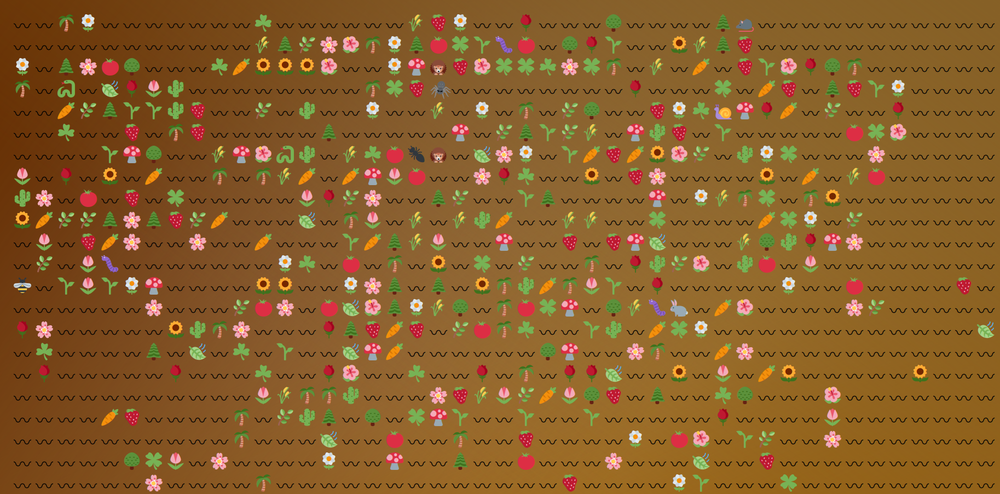
#> input picture my_tests/test.png, 1000 x 494 px, shrunk from 1827 x 902 before the run
$ python matches_faster.py
#> lines starting #> are read from the running program, lines starting #| are printed output that depends on the picture; after the words box and inside, x2 and y2 are one past the last pixel; in counts of white or black regions, pixels touching at a corner belong together; long printed decimals are rounded
import cv2
import numpy as np
import time

image = cv2.imread('test.png', cv2.IMREAD_COLOR)
#> image is the input picture: shape (494, 1000, 3); mean B, G, R 42.6, 94.9, 136.8
template = cv2.imread('4.png', cv2.IMREAD_COLOR)
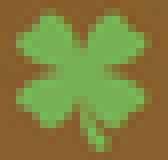
#> input picture my_tests/4.png, 21 x 20 px, shrunk from 39 x 37 before the run (shown 8 times larger)
#> template is the input picture: shape (20, 21, 3); mean B, G, R 61, 128.6, 128.9

h, w = template.shape[:2]
#> h = 20; w = 21

method = cv2.TM_CCOEFF_NORMED

threshold = 0.90

res = cv2.matchTemplate(image, template, method)
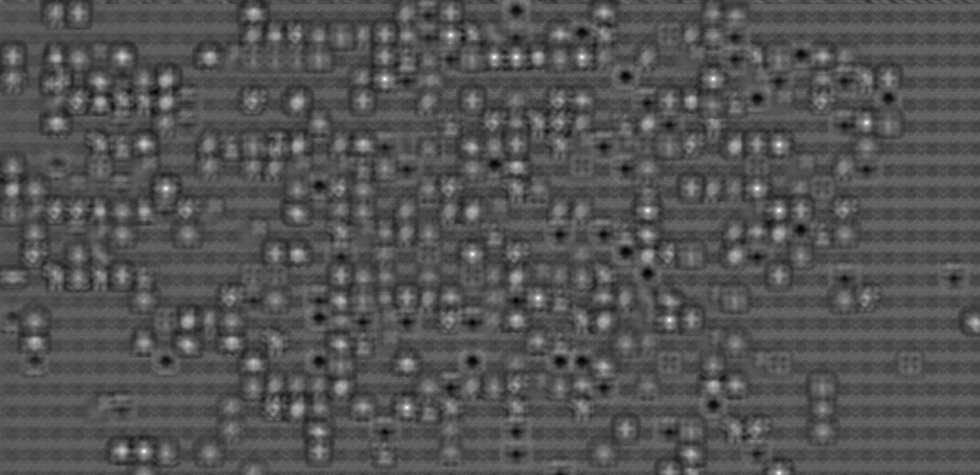
#> res: shape (475, 980) float32; min -0.488, max 0.982, mean -0.00371; drawn with min black and max white

# fake out max_val for first run through loop
max_val = 1
while max_val > threshold:
    min_val, max_val, min_loc, max_loc = cv2.minMaxLoc(res)

    if max_val > threshold:
        print(max_val)
        res[max_loc[1]-h//2:max_loc[1]+h//2+1, max_loc[0]-w//2:max_loc[0]+w//2+1] = 0
        image = cv2.rectangle(image,(max_loc[0],max_loc[1]), (max_loc[0]+w+1, max_loc[1]+h+1), (0,255,0) )
#> this loop made 19 passes
#> (max_val, max_loc) on passes 1 to 12: (0.982, (647, 210)), (0.98, (866, 122)), (0.971, (472, 254)), (0.966, (406, 407)), (0.965, (450, 35)), (0.961, (757, 188)), (0.958, (144, 451)), (0.951, (494, 57)), (0.948, (778, 144)), (0.947, (713, 78)), (0.946, (516, 57)), (0.945, (165, 188))
#| 0.9821
#| 0.9803
#| 0.9705
#| 0.9663
#| 0.9652
#| 0.9607
#| 0.9577
#| 0.9512
#> (further printed lines are left out)
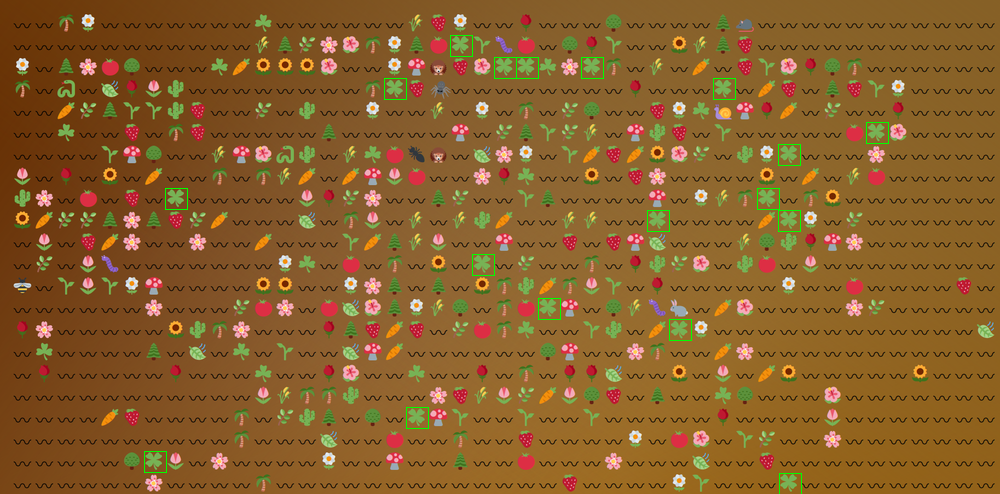
#> image: shape (494, 1000, 3); mean B, G, R 42.5, 95.4, 136.4
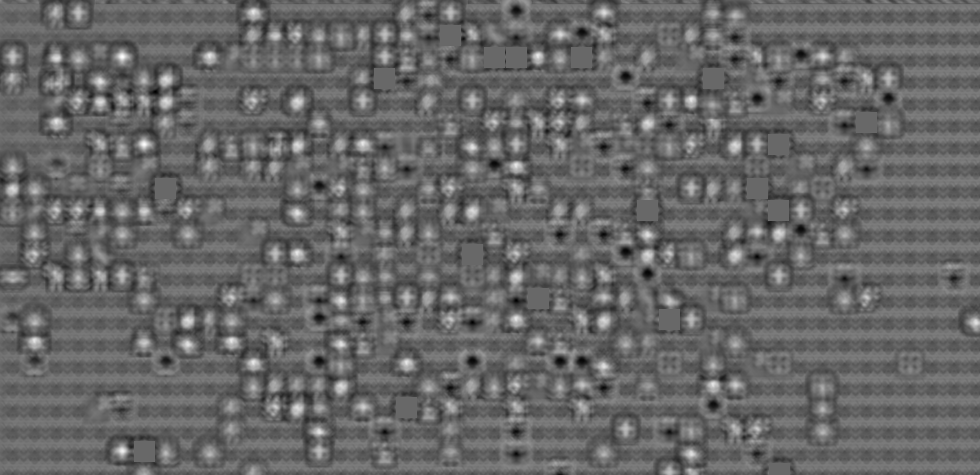
#> res: shape (475, 980) float32; 1.66% of pixels changed, all inside (x1, y1, x2, y2) = (134, 25, 877, 475); drawn with min black and max white

cv2.imshow('output.png', image)
cv2.waitKey(0)
